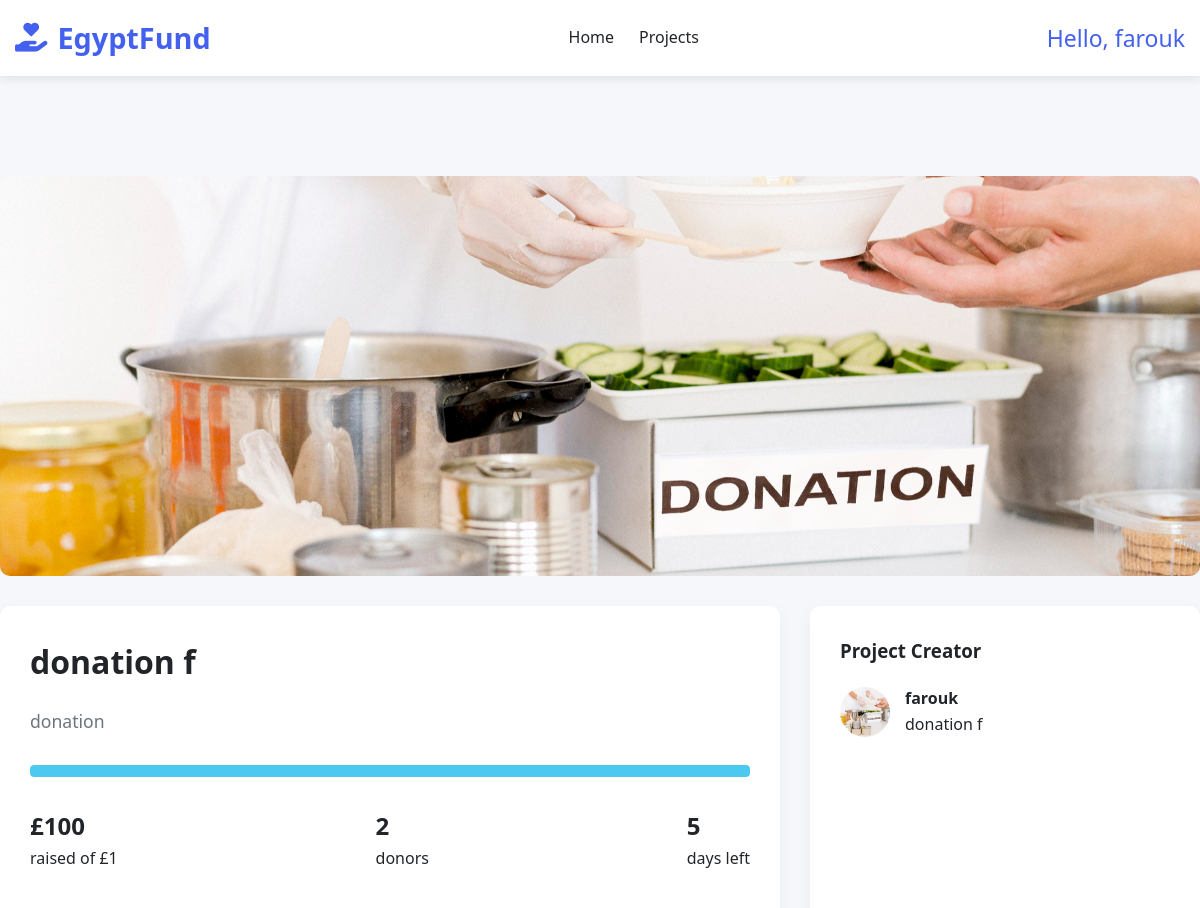
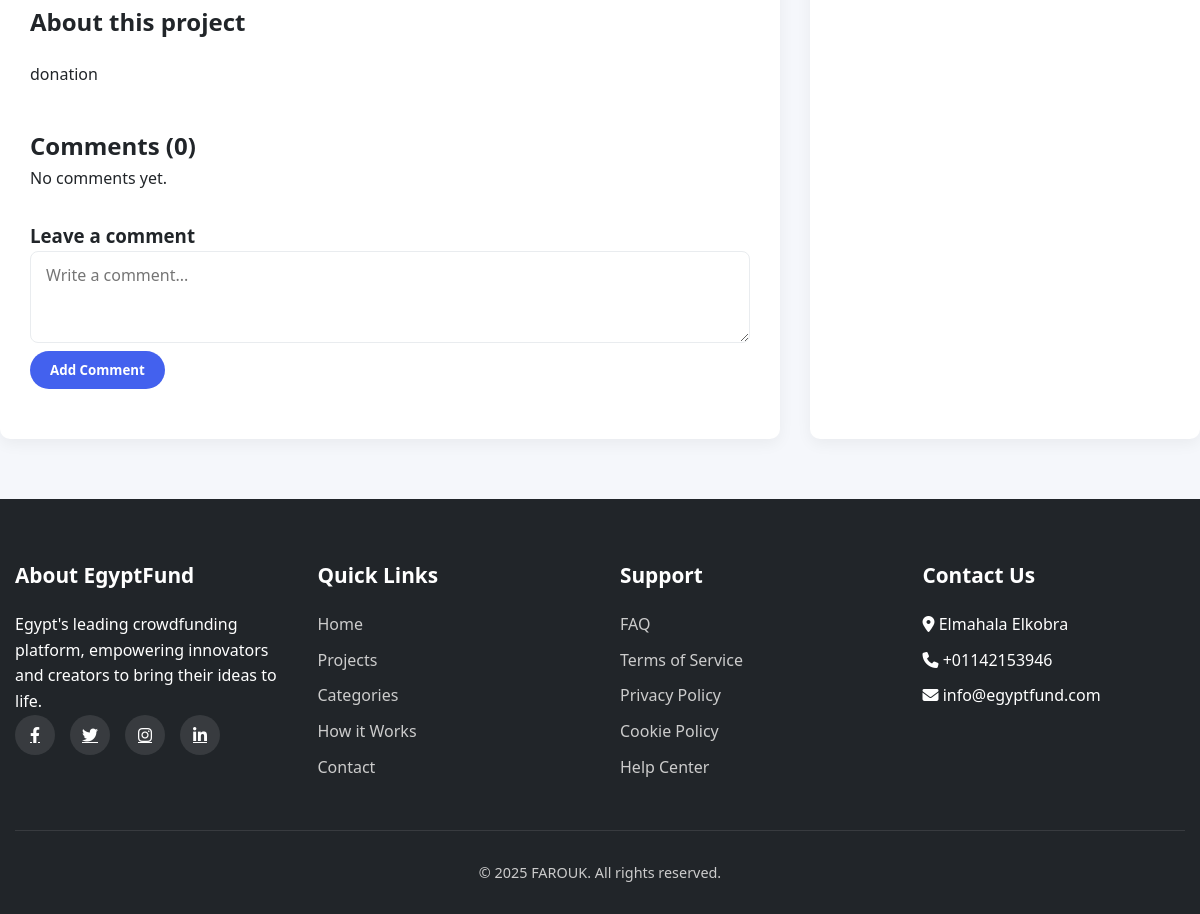
The app's page /projects/donation-f/ (signed in) with its own data (2 pictures, top to bottom).
### pages/models.py (models this page shows, shortened)
class Projects(models.Model):
    owner = models.ForeignKey(User, on_delete=models.CASCADE, related_name='projects')
    title = models.CharField(max_length=100)
    description = models.TextField()
    image = models.ImageField(upload_to='projects/%Y/%m/%d/')
    funded_amount = models.DecimalField(max_digits=10, decimal_places=2)
    donatuion_amount = models.DecimalField(max_digits=10, decimal_places=2)
    donors = models.IntegerField(blank=True, null=True)
    days_left = models.IntegerField(blank=True, null=True)
    about_project = models.TextField(blank=True, null=True)
    amount_goal = models.DecimalField(max_digits=10, decimal_places=2 ,blank=True, null=True)
    start_date = models.DateField(blank=True, null=True)
    end_date = models.DateField(blank=True, null=True)
    category = models.ForeignKey('Categories', on_delete=models.CASCADE, related_name='projects')
    slug = models.SlugField(null=True, blank=True)
    class Meta:
        verbose_name = 'Project'
        verbose_name_plural = 'Projects'

### pages/views.py (the view)
# urls.py: path('projects/<str:slug>/', views.project_detail, name='project_detail'),
@login_required
def project_detail(request, slug):
    project = Projects.objects.get(slug=slug)
    comments = project.comments.all()
    if request.method == "POST" and request.user.is_authenticated:
        body = request.POST.get("body")
        if body:
            Comment.objects.create(project=project, user=request.user, body=body)
            return redirect("project_detail", slug=project.slug)
    return render(request, 'pages/project_detail.html', {'project' : project , "comments": comments})

### templates/pages/project_detail.html (shortened to what this page needs)
{% extends "base.html" %}
{% block content %}
    <div id="project-detail" class="page">
        <div class="container project-detail">
            <div class="project-slider">
                <img src="{{ project.image.url }}" alt="Project Image">
            </div>
            <div class="project-info">
                <div class="project-main">
                    <h1>{{ project.title }}</h1>
                    <p class="project-description" style="margin: 20px 0; font-size: 1.1rem;">
                        {{ project.description }}
                    </p>
                    <div class="project-progress" style="height: 12px; margin: 30px 0;">
                        <div class="progress-bar" style="width: {{ project.funded_amount|floatformat:0 }}%;"></div>
                    </div>
                    <div style="display: flex; justify-content: space-between; margin-bottom: 30px;">
                        <div>
                            <div style="font-size: 1.5rem; font-weight: bold;">£{{ project.funded_amount|floatformat:0 }}</div>
                            <div>raised of £{{ project.amount_goal|floatformat:0 }}</div>
                        </div>
                        <div>
                            <div style="font-size: 1.5rem; font-weight: bold;">{{ project.donors }}</div>
                            <div>donors</div>
                        </div>
                        <div>
                            <div style="font-size: 1.5rem; font-weight: bold;">{{ project.days_left }}</div>
                            <div>days left</div>
                        </div>
                    </div>
                    <div style="margin-top: 40px;">
                        <h2>About this project</h2>
                        <p style="margin: 20px 0;">
                            {{ project.about_project }}
                        </p>
                    </div>
                    <div class="comments-section">
                        <h2>Comments ({{comments.count}})</h2>
                        {% for comment in comments %}
                        <div class="comment">
                            <div class="comment-header">
                                <div>
                                    <div>{{ comment.user.username }} :</div>
                                </div>
                            </div>
                            <p>{{ comment.body }}</p>
                        </div>
                        {% empty %}
                            <div>No comments yet.</div>
                        {% endfor %}
                        <div style="margin-top: 30px;">
                            <h3>Leave a comment</h3>
                            <div class="form-group">
                            {% if user.is_authenticated %}
                                <form method="post">
                                    <textarea class="form-control" name="body" rows="3" placeholder="Write a comment..."></textarea><br>
                                    <button type="submit" class="btn btn-primary">Add Comment</button>
                                </form>
                                {% else %}
                                    <p><a href="{% url 'login' %}">Login</a> to comment.</p>
                            {% endif %}
                            </div>
                        </div>
                    </div>
                </div>
                <div class="project-sidebar">
                    <h3>Project Creator</h3>
                    <div style="display: flex; align-items: center; margin: 20px 0;">
                        <img src="{{project.image.url}}" alt="Creator" style="width: 50px; height: 50px; border-radius: 50%; margin-right: 15px;">
                        <div>
                            <div style="font-weight: bold;">{{project.owner}}</div>
                            <div>{{project.title}}</div>
                        </div>
                    </div>
                </div>
            </div>
        </div>
    </div>
</body>
</html>
{% endblock content %}

### templates/parts/navbar.html (shortened to what this page needs)
{% load static %}
<!DOCTYPE html>
<html lang="en">
<head>
    <link rel="stylesheet" href="https://cdnjs.cloudflare.com/ajax/libs/font-awesome/6.4.0/css/all.min.css">
    <link rel="stylesheet" href="{% static "css/style.css" %}">
<body>
    <header>
        <div class="container">
            <nav class="navbar">
                <a href="{% url "index" %}" class="logo"><i class="fas fa-hand-holding-heart"></i>EgyptFund</a>
                <ul class="nav-links">
                    <li><a href="{% url "index" %}">Home</a></li>
                    <li><a href="{% url "projects" %}">Projects</a></li>
                </ul>
                <div class="user-actions" id="user-actions">
                    {% if request.user.is_authenticated %}
                        <a href="{% url "accounts:profile" %}" style="text-decoration: none ; color: #4361ee; font-size:23px; cursor: pointer; ">Hello, {{user}}</a>
                    {% else %}
                        <a href="{% url "login" %}" class="btn btn-outline">Login</a>
                        <a href="{% url "accounts:signup" %}" class="btn btn-primary">Sign Up</a>
                    {% endif %}
                </div>
            </nav>
        </div>
    </header>

### project/static/css/style.css (style rules this page uses)
* { margin: 0; padding: 0; box-sizing: border-box; font-family: 'Segoe UI', Tahoma, Geneva, Verdana, sans-serif }
:root { --primary: #4361ee; --secondary: #3a0ca3; --accent: #f72585; --light: #f8f9fa; --dark: #212529; --success: #4cc9f0; --warning: #ffd166; --danger: #ef476f; --gray: #6c757d; --light-gray: #e9ecef; }
body { background-color: #f5f7fb; color: var(--dark); line-height: 1.6; transition: all 0.3s ease; }
.container { width: 100%; max-width: 1200px; margin: 0 auto; padding: 0 15px; }
.btn { display: inline-block; padding: 10px 20px; border-radius: 30px; text-decoration: none; font-weight: 600; cursor: pointer; transition: all 0.3s ease; border: none; }
.btn-primary { background-color: var(--primary); color: white; }
.page { display: block; transform: translateY(20px); transition: opacity 0.5s ease, transform 0.5s ease; min-height: calc(100vh - 180px); padding: 40px 0; }
header { background-color: white; box-shadow: 0 2px 10px rgba(0, 0, 0, 0.1); position: sticky; top: 0; z-index: 1000; }
.navbar { display: flex; justify-content: space-between; align-items: center; padding: 15px 0; }
.logo { font-size: 1.8rem; font-weight: 700; color: var(--primary); text-decoration: none; display: flex; align-items: center; }
.logo i { margin-right: 10px; }
.nav-links { display: flex; list-style: none; }
.nav-links li { margin-left: 25px; }
.nav-links a { text-decoration: none; color: var(--dark); font-weight: 500; transition: color 0.3s ease; }
.user-actions { display: flex; align-items: center; }
.user-actions a { margin-left: 15px; }
.project-description { color: var(--gray); margin-bottom: 15px; }
.project-progress { height: 8px; background-color: var(--light-gray); border-radius: 4px; margin-bottom: 15px; overflow: hidden; }
.progress-bar { height: 100%; background-color: var(--success); border-radius: 4px; }
.form-group { margin-bottom: 20px; }
.form-control { width: 100%; padding: 12px 15px; border: 1px solid var(--light-gray); border-radius: 8px; font-size: 1rem; transition: border-color 0.3s ease; }
.project-detail { padding: 40px 0; }
.project-slider { height: 400px; border-radius: 10px; overflow: hidden; margin-bottom: 30px; }
.project-slider img { width: 100%; height: 100%; object-fit: cover; }
.project-info { display: grid; grid-template-columns: 2fr 1fr; gap: 30px; }
.project-main { background: white; padding: 30px; border-radius: 10px; box-shadow: 0 5px 15px rgba(0, 0, 0, 0.05); }
.project-sidebar { background: white; padding: 30px; border-radius: 10px; box-shadow: 0 5px 15px rgba(0, 0, 0, 0.05); }
.comments-section { margin-top: 40px; }

### records on screen
Projects: image (picture), title "donation f", description "donation", funded_amount "100", amount_goal "1", donors "2", days_left "5", about_project "donation", count "0", owner "farouk"

### other values on screen
{{ user }} "farouk"
